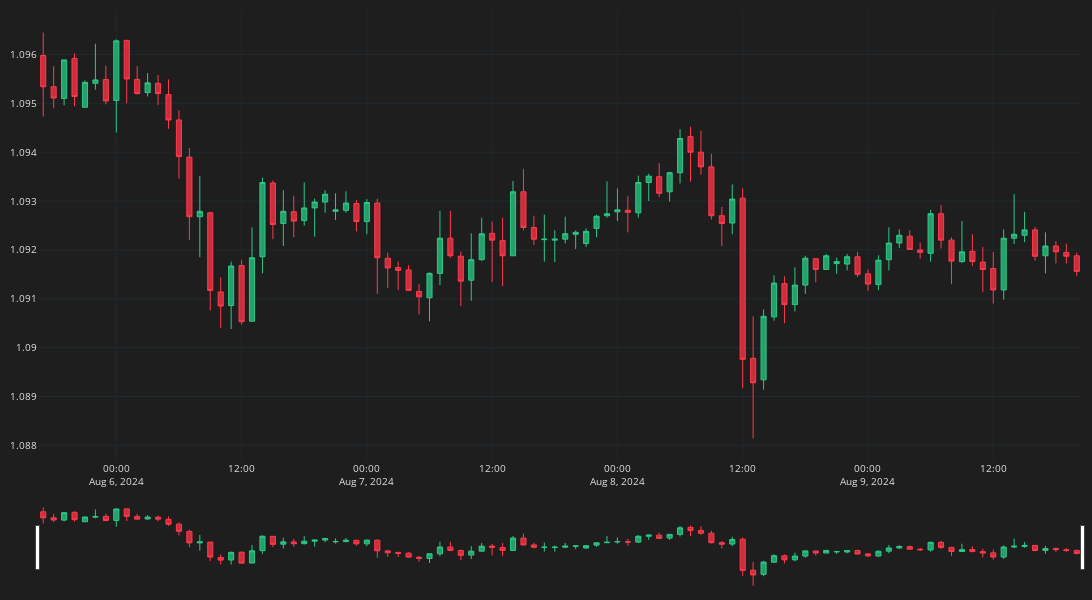

This figure's notebook cell:
### Code cell
fig = go.Figure()
fig.add_trace(go.Candlestick(
    x=df_plot.time, open=df_plot.mid_o, high=df_plot.mid_h, low=df_plot.mid_l, close=df_plot.mid_c,
    line=dict(width=1), opacity=1,
    increasing_fillcolor='#24A06B',
    decreasing_fillcolor="#CC2E3C",
    increasing_line_color='#2EC886',  
    decreasing_line_color='#FF3A4C'
))
fig.update_layout(width=1200,height=600,
    margin=dict(l=10,r=10,b=10,t=10),
    font=dict(size=10,color="#e1e1e1"),
    paper_bgcolor="#1e1e1e",
    plot_bgcolor="#1e1e1e")
fig.update_xaxes(
    gridcolor="#1f292f",
    showgrid=True,fixedrange=True,rangeslider=dict(visible=True)
)
fig.update_yaxes(
    gridcolor="#1f292f",
    showgrid=True
)
fig.show()
